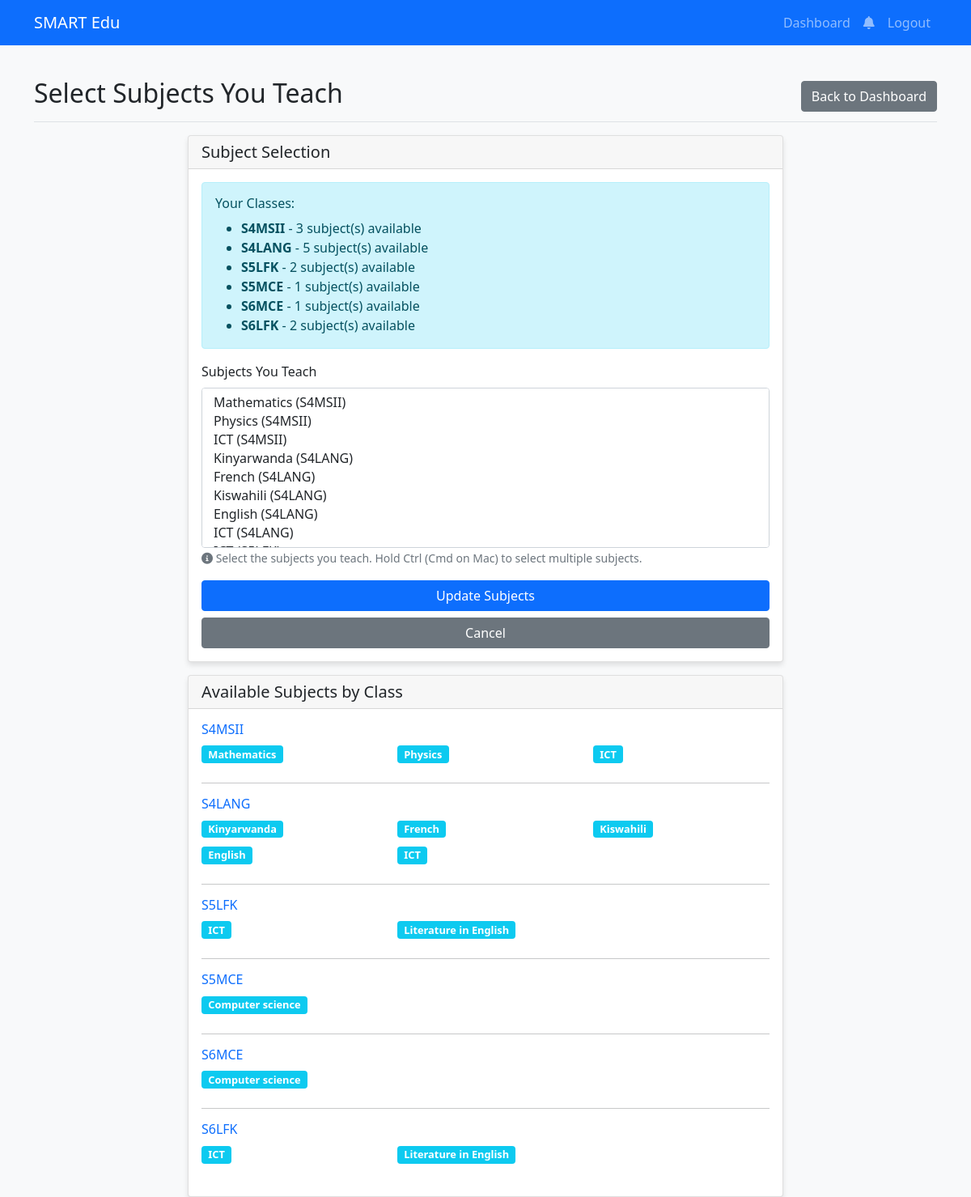
Screenshot of /select_subjects (signed in) with the database file from the repository.
### models/models.py (models this page shows)
class Class(db.Model):
    id = db.Column(db.Integer, primary_key=True)
    name = db.Column(db.String(100), nullable=False, unique=True)
    description = db.Column(db.Text)
    created_by = db.Column(db.Integer, db.ForeignKey('user.id'), nullable=False)
    created_at = db.Column(db.DateTime, default=datetime.utcnow)
    creator = db.relationship('User', backref='created_classes', lazy=True, foreign_keys=[created_by])
    students = db.relationship('User', backref='student_class', lazy=True, foreign_keys='User.class_id')
    teachers = db.relationship('User', secondary=teacher_classes, backref='teaching_classes', lazy=True)

class Subject(db.Model):
    id = db.Column(db.Integer, primary_key=True)
    name = db.Column(db.String(100), nullable=False)
    description = db.Column(db.Text)
    created_by = db.Column(db.Integer, db.ForeignKey('user.id'), nullable=False)
    created_at = db.Column(db.DateTime, default=datetime.utcnow)
    creator = db.relationship('User', backref='created_subjects', lazy=True, foreign_keys=[created_by])
    classes = db.relationship('Class', secondary=class_subjects, backref='subjects', lazy=True)

### app/teacher.py (the view, shortened to what this page needs)
@teacher.route('/select_subjects', methods=['GET', 'POST'])
@login_required
def select_subjects():
    if current_user.user_type != 'teacher':
        return redirect(url_for('main.dashboard'))
    form = TeacherSubjectForm()
    teacher_classes = current_user.teaching_classes
    available_subjects = []
    for class_obj in teacher_classes:
        for subject in class_obj.subjects:
            available_subjects.append((subject.id, f"{subject.name} ({class_obj.name})"))
    form.subjects.choices = available_subjects
    if request.method == 'GET':
        current_selected_ids = [subject.id for subject in current_user.selected_subjects]
        form.subjects.data = current_selected_ids
    return render_template('teacher_select_subjects.html', form=form, teacher_classes=teacher_classes)

### app/forms.py
class TeacherSubjectForm(FlaskForm):
    subjects = SelectMultipleField('Subjects You Teach', choices=[], validators=[], coerce=int)
    submit = SubmitField('Update Subjects')

### models/models.py (called while the page is built)
@login_manager.user_loader
def load_user(user_id):
    return User.query.get(int(user_id))

### templates/teacher_select_subjects.html (shortened to what this page needs)
{% extends "base.html" %}
{% block content %}
<div class="d-flex justify-content-between flex-wrap flex-md-nowrap align-items-center pt-3 pb-2 mb-3 border-bottom">
    <h1 class="h2">Select Subjects You Teach</h1>
    <div class="btn-toolbar mb-2 mb-md-0">
        <a href="{{ url_for('teacher.dashboard') }}" class="btn btn-secondary">
             Back to Dashboard
        </a>
    </div>
</div>
<div class="row justify-content-center">
    <div class="col-md-8">
        <div class="card">
            <div class="card-header">
                <h5 class="mb-0">Subject Selection</h5>
            </div>
            <div class="card-body">
                {% if teacher_classes %}
                <div class="alert alert-info">
                    <h6>Your Classes:</h6>
                    <ul class="mb-0">
                        {% for class_obj in teacher_classes %}
                        <li><strong>{{ class_obj.name }}</strong> - {{ class_obj.subjects|length }} subject(s) available</li>
                        {% endfor %}
                    </ul>
                </div>
                <form method="POST">
                    <div class="mb-3">
                        {{ form.subjects.label(class="form-label") }}
                        {{ form.subjects(class="form-select", multiple=True, size=8) }}
                        <small class="form-text text-muted">
                            <i class="fas fa-info-circle"></i> Select the subjects you teach.
                            Hold Ctrl (Cmd on Mac) to select multiple subjects.
                        </small>
                    </div>
                    <div class="d-grid gap-2">
                        {{ form.submit(class="btn btn-primary") }}
                        <a href="{{ url_for('teacher.dashboard') }}" class="btn btn-secondary">Cancel</a>
                    </div>
                </form>
                {% else %}
                <div class="alert alert-warning">
                    <h5>No Classes Assigned</h5>
                    <p>You haven't been assigned to any classes yet. Please contact an administrator to assign you to classes.</p>
                    <a href="{{ url_for('teacher.dashboard') }}" class="btn btn-primary">Back to Dashboard</a>
                </div>
                {% endif %}
            </div>
        </div>
        {% if teacher_classes %}
        <div class="card mt-3">
            <div class="card-header">
                <h5 class="mb-0">Available Subjects by Class</h5>
            </div>
            <div class="card-body">
                {% for class_obj in teacher_classes %}
                <div class="mb-3">
                    <h6 class="text-primary">{{ class_obj.name }}</h6>
                    {% if class_obj.subjects %}
                    <div class="row">
                        {% for subject in class_obj.subjects %}
                        <div class="col-md-4 mb-2">
                            <span class="badge bg-info">{{ subject.name }}</span>
                        </div>
                        {% endfor %}
                    </div>
                    {% else %}
                    <p class="text-muted">No subjects assigned to this class yet.</p>
                    {% endif %}
                </div>
                {% if not loop.last %}
                <hr>
                {% endif %}
                {% endfor %}
            </div>
        </div>
        {% endif %}
    </div>
</div>
{% endblock %}

### static/style.css (style rules this page uses)
body { background-color: #f8f9fa; }
.card { box-shadow: 0 4px 6px rgba(0, 0, 0, 0.1); }
.badge { font-size: 0.8em; }

### rows the page displays
Class: name "S4MSII", subjects|length "3"
Class: name "S4LANG", subjects|length "5"
Class: name "S5LFK", subjects|length "2"
Class: name "S5MCE", subjects|length "1"
Class: name "S6MCE", subjects|length "1"
Class: name "S6LFK", subjects|length "2"
Subject: name "Mathematics"
Subject: name "Physics"
Subject: name "ICT"
Subject: name "Kinyarwanda"
Subject: name "French"
Subject: name "Kiswahili"
Subject: name "English"
Subject: name "ICT"
Subject: name "ICT"
Subject: name "Literature in English"
Subject: name "Computer science"
Subject: name "Computer science"
Subject: name "ICT"
Subject: name "Literature in English"
